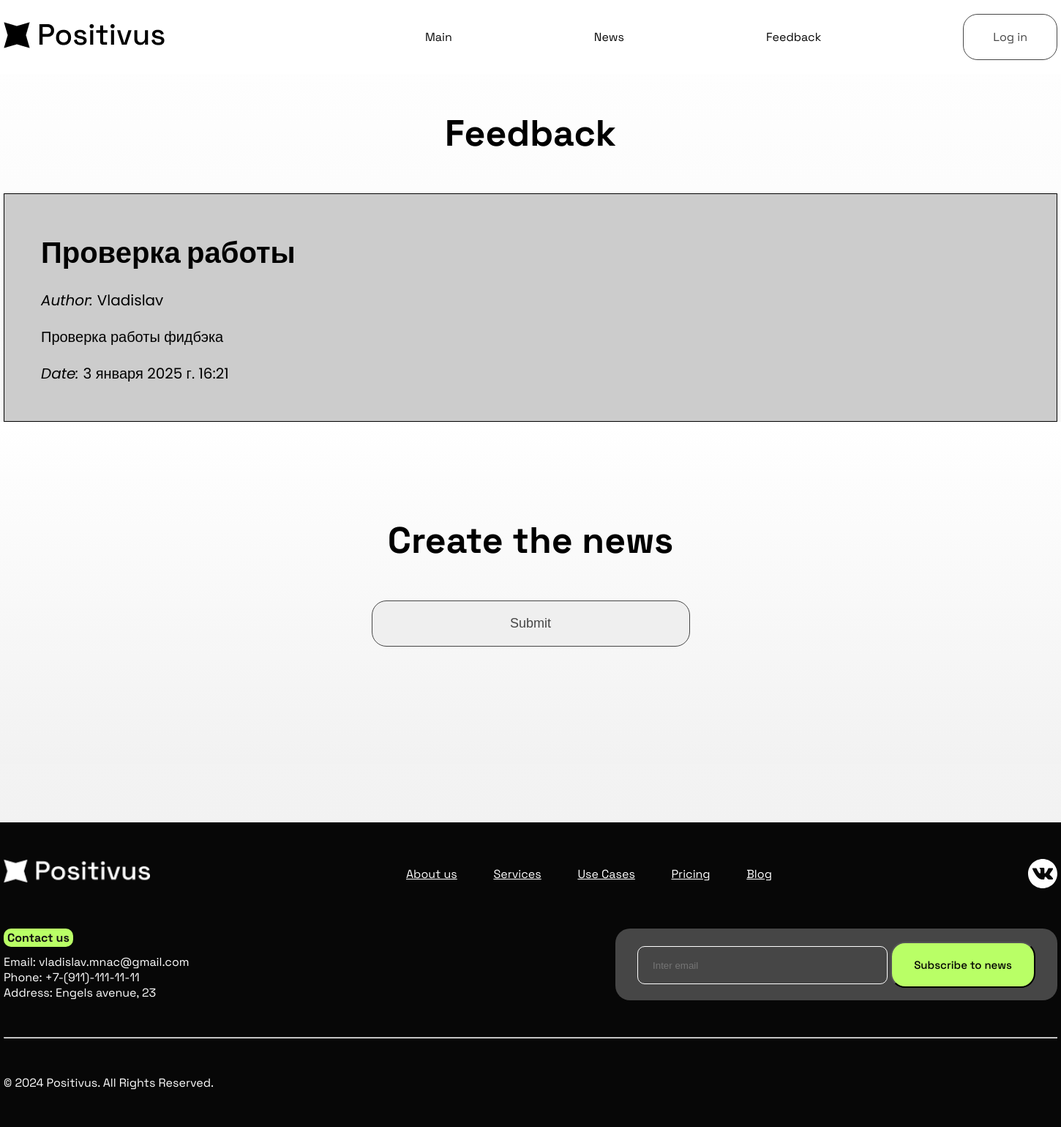
The page /feedback/ on the database its author committed.
### feedback/models.py (models this page shows, shortened)
class Feedback(models.Model):
    title = models.CharField('Title', max_length=100)
    user_name = models.CharField('User Name', max_length=30)
    full_text = models.TextField('Text')
    date = models.DateTimeField('Publication Date')
    class Meta:
        verbose_name = 'Фидбэк'
        verbose_name_plural = 'Фидбэк'

### feedback/views.py (the view)
# urls.py: path('', views.feedback_index, name='feedback_index'),
def feedback_index(request):
    feedback = Feedback.objects.all()
    data = {
        'title': 'Feedback Page',
        'feedback': feedback
    }
    return render(request, 'feedback/feedback_index.html', data)

### feedback/templates/feedback/feedback_index.html (shortened to what this page needs)
{% extends 'main/layout.html' %}
{% load static %}
{% block content %}
    <div class="wrapper">
        <h1 class="h1">Feedback</h1>
        {% if feedback %}
            <div class="feedback container">
                {% for el in feedback %}
                <div class="elem">
                    <h3>{{ el.title }}</h3>
                    <p><i>Author: </i>{{ el.user_name }}</p>
                    <p>{{ el.full_text }}</p>
                    <p><i>Date: </i>{{ el.date }}</p>
                </div>
                {% endfor %}
        {% else %}
            <p>You have no notes</p>
            </div>
        {% endif %}
    </div>
    <div class="wrapper">
        <h2 class="h2">Create the news</h2>
        <form method="post" class="news-form">
            <button class="btn" type="submit">Submit</button>
        </form>
    </div>
</div>
{% endblock %}

### main/static/main/css/main.css (style rules this page uses)
* { margin: 0; padding: 0; }
body { font-family: 'Space Grotesk', sans-serif; font-weight: 400; font-size: 16px; scroll-behavior: smooth; }
.wrapper { background: linear-gradient(rgba(255,255,255,1) 0%, rgba(242,242,242,1) 100%); width: 100%; padding: 80px 0; min-height: 38vh; }
.container { width: 1440px; margin: 0 auto; }
.h1 { text-align: center; font-size: 50px; font-weight: 700; margin: 0 auto; margin-top: 70px; color: #000; }
.h2 { text-align: center; font-size: 50px; font-weight: 700; margin: 50px auto; color: #000; }
.nav-btn, .hero--login .elem .btn, .hero--register .elem .btn, .news-form .btn, .news--details .btn { border: 1px solid #464646; border-radius: 20px; padding: 20px 40px; color: #464646; transition: all 500ms ease; }
.hero--login .elem .btn, .hero--register .elem .btn, form .btn { width: 100%; font-size: 18px; }
.news .elem h3, .feedback .elem h3 { font-size: 40px; font-family: 'Poppins', sans-serif; }
.news .elem p, .feedback .elem p { margin-top: 20px; font-size: 20px; font-family: 'Poppins', sans-serif; max-width: 30vw; }
.news-form { width: 30vw; margin: 0 auto; margin-bottom: 80px; }
.feedback { margin: 0 auto; margin-top: 50px; }
.feedback .elem { background: #ccc; padding: 50px; border: 1px solid #000; }

### rows shown on the page
Feedback: title "Проверка работы", user_name "Vladislav", full_text "Проверка работы фидбэка", date "3 января 2025 г. 16:21"
